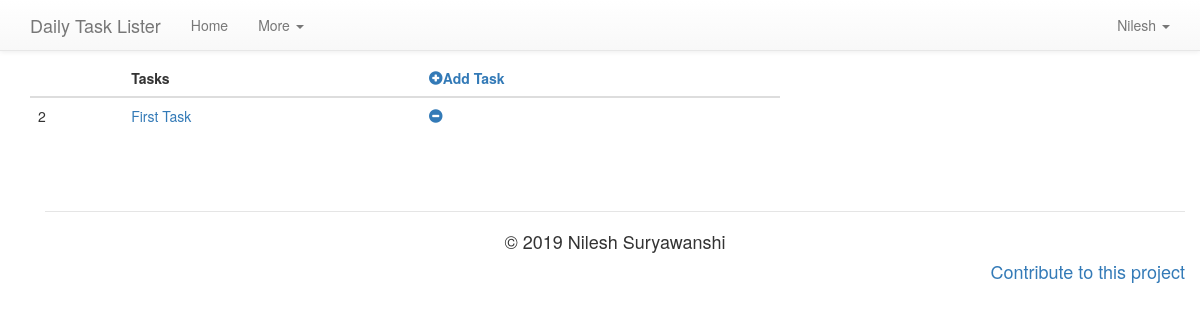
The page /user/Nilesh (signed in) on the database as committed earlier.
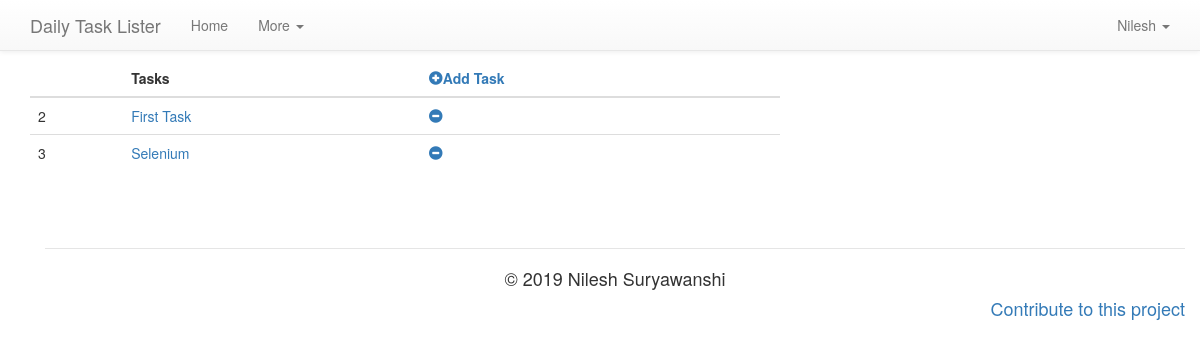
The same page on the database as committed later.
### task_lister/models.py (models this page shows, shortened)
class User(UserMixin , db.Model):
    id = db.Column(db.Integer, primary_key = True)
    username = db.Column(db.String(64), index = True, unique = True)
    email = db.Column(db.String(120), index = True, unique = True)
    mob = db.Column(db.Integer,unique = True)
    password_hash = db.Column(db.String(120))
    tasks = db.relationship('Task', backref = 'user', lazy = 'dynamic', cascade = 'all, delete-orphan')

class Task(db.Model):
    id = db.Column(db.Integer, primary_key = True, unique = True)
    t_name = db.Column(db.String(20))
    t_desc = db.Column(db.String(80))
    timestamp = db.Column(db.DateTime, index = True, default = now.replace(tzinfo = local))
    ddate = db.Column(db.DateTime, index = True)
    user_id = db.Column(db.Integer, db.ForeignKey('user.id'))

### task_lister/routes.py (the view)
@app.route('/user/<username>', methods = ['GET','POST'])
@login_required
def user(username):
    user = User.query.filter_by(username = username).first_or_404()
    task = Task.query.filter_by(user_id = user.id).all()
    return render_template('user.html',title = 'Welcome', tasks = task)

### task_lister/models.py (called while the page is built)
@login.user_loader
def load_user(id):
    return User.query.get(int(id))

### task_lister/templates/user.html (shortened to what this page needs)
{% extends 'base.html' %}
        {% block app_content %}
        {% if tasks %}
        <div class="container">
                <div class="row">
                        <div class="col-md-8">
                                <div class="table-responsive">
                                        <table class="table table-hover">
                                                <thead>
                                                        <tr>
                                                                <th></th>
                                                                <th>Tasks</th>
                                                                <th><a id = "addtask" href="{{ url_for('newtask',username = current_user.username)}}">
                                                                        <span class="glyphicon glyphicon-plus-sign"></span>Add Task
                                                                </a></th>
                                                        </tr>
                                                </thead>
                                                <tbody>
                                                        {% for task in tasks %}
                                                        <tr>
                                                                <td>{{ task.id }}</td>
                                                                <td><a id = "{{ task.id }}" href="{{ url_for('desc_task',username=current_user.username,t_id=task.id) }}">{{ task.t_name }}</a>
                                                                </td>
                                                                <td><a class="button" name = "{{ task.id }}"
                                                                                href="{{ url_for('deltask',t_id=task.id) }}"><span
                                                                                        class="glyphicon glyphicon-minus-sign"
                                                                                        aria-hidden="true"></span></a>
                                                                </td>
                                                        </tr>
                                                        {% endfor %}
                                                </tbody>
                                        </table>
                                </div>
                        </div>
                </div>
        {% endif %}
        {% endblock %}

### task_lister/templates/base.html (shortened to what this page needs)
<!DOCTYPE html>
<html lang="en">
<head>
    <link rel="stylesheet" href="https://maxcdn.bootstrapcdn.com/bootstrap/3.3.7/css/bootstrap.min.css"
>
    <link rel="stylesheet" href="https://maxcdn.bootstrapcdn.com/bootstrap/3.3.7/css/bootstrap-theme.min.css"
>
</head>
<body>
    {% block navbar %}
    <nav class="navbar navbar-default navbar-fixed-top">
        <div class="container">
            <div class="navbar-header">
                <a class="navbar-brand">
                    Daily Task Lister
                </a>
            </div>
            <div id="navbar" class="navbar-collapse collapse">
                <ul class="nav navbar-nav">
                    <li>
                        <a href="{{ url_for('home') }}">Home</a>
                    </li>
                    <li class="dropdown">
                        <a href="#" data-toggle="dropdown">More
                            <span class="caret"></span></a>
                    </li>
                </ul>
                <ul class="nav navbar-nav navbar-right">
                    {% if current_user.is_anonymous %}
                    <li>
                        <a name = "register" href="{{ url_for('register') }}">
                            <span class="glyphicon glyphicon-user"></span> Register
                        </a>
                    </li>
                    <li>
                        <a name = "login" href="{{ url_for('login') }}">
                            <span class="glyphicon glyphicon-log-in"></span> Login
                        </a>
                    </li>
                    {% else %}
                    <li class="dropdown">
                        <a id = "user" href="#" data-toggle="dropdown">{{ current_user.username }}
                            <span class="caret"></span>
                        </a>
                    </li>
                    {% endif %}
                </ul>
            </div>
        </div>
    </nav>
    {% block app_content %}{% endblock %}
    <div class="container inline-p">
        <legend></legend>
        <h4>
            <p class="text-center">&copy; 2019 Nilesh Suryawanshi<p>
                    <p class="pull-right">
                        <a href="https://github.com/nilesh1168/Simple-webapp">Contribute to this project</a>
                    </p>
        </h4>
    </div>
    {% endblock  %}
</body>
</html>

Rows that differ between the two databases and show on the page:
added Task: id "3", t_name "Selenium"
